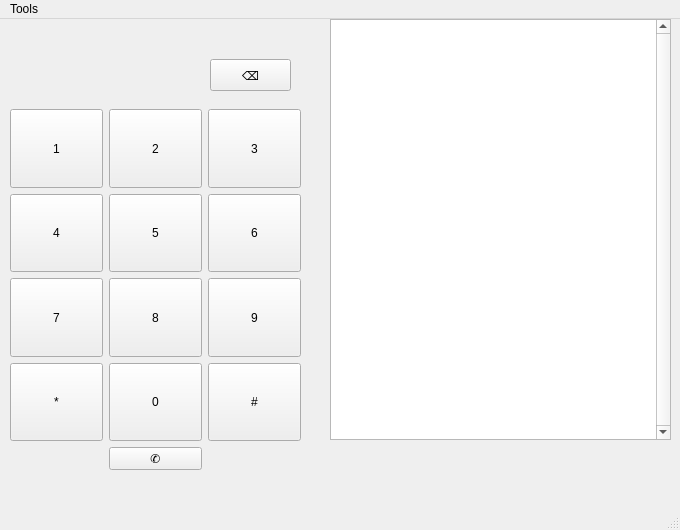
<?xml version="1.0" encoding="UTF-8"?>
<ui version="4.0">
 <class>MainWindow</class>
 <widget class="QMainWindow" name="MainWindow">
  <property name="geometry">
   <rect>
    <x>0</x>
    <y>0</y>
    <width>680</width>
    <height>530</height>
   </rect>
  </property>
  <property name="windowTitle">
   <string>MainWindow</string>
  </property>
  <widget class="QWidget" name="centralwidget">
   <widget class="QTableView" name="tableView">
    <property name="geometry">
     <rect>
      <x>330</x>
      <y>0</y>
      <width>341</width>
      <height>421</height>
     </rect>
    </property>
    <property name="verticalScrollBarPolicy">
     <enum>Qt::ScrollBarAlwaysOn</enum>
    </property>
    <property name="horizontalScrollBarPolicy">
     <enum>Qt::ScrollBarAlwaysOff</enum>
    </property>
    <attribute name="horizontalHeaderVisible">
     <bool>false</bool>
    </attribute>
    <attribute name="verticalHeaderVisible">
     <bool>false</bool>
    </attribute>
   </widget>
   <widget class="QLabel" name="phoneNumberLabel">
    <property name="geometry">
     <rect>
      <x>40</x>
      <y>40</y>
      <width>141</width>
      <height>21</height>
     </rect>
    </property>
    <property name="text">
     <string/>
    </property>
   </widget>
   <widget class="QWidget" name="gridLayoutWidget">
    <property name="geometry">
     <rect>
      <x>10</x>
      <y>90</y>
      <width>291</width>
      <height>361</height>
     </rect>
    </property>
    <layout class="QGridLayout" name="gridLayout">
     <item row="1" column="0">
      <widget class="QPushButton" name="dig4PushButton">
       <property name="sizePolicy">
        <sizepolicy hsizetype="Expanding" vsizetype="Expanding">
         <horstretch>0</horstretch>
         <verstretch>0</verstretch>
        </sizepolicy>
       </property>
       <property name="text">
        <string>4</string>
       </property>
      </widget>
     </item>
     <item row="0" column="2">
      <widget class="QPushButton" name="dig3PushButton">
       <property name="sizePolicy">
        <sizepolicy hsizetype="Expanding" vsizetype="Expanding">
         <horstretch>0</horstretch>
         <verstretch>0</verstretch>
        </sizepolicy>
       </property>
       <property name="text">
        <string>3</string>
       </property>
      </widget>
     </item>
     <item row="2" column="0">
      <widget class="QPushButton" name="dig7PushButton">
       <property name="sizePolicy">
        <sizepolicy hsizetype="Expanding" vsizetype="Expanding">
         <horstretch>0</horstretch>
         <verstretch>0</verstretch>
        </sizepolicy>
       </property>
       <property name="text">
        <string>7</string>
       </property>
      </widget>
     </item>
     <item row="1" column="1">
      <widget class="QPushButton" name="dig5PushButton">
       <property name="sizePolicy">
        <sizepolicy hsizetype="Expanding" vsizetype="Expanding">
         <horstretch>0</horstretch>
         <verstretch>0</verstretch>
        </sizepolicy>
       </property>
       <property name="text">
        <string>5</string>
       </property>
      </widget>
     </item>
     <item row="2" column="1">
      <widget class="QPushButton" name="dig8PushButton">
       <property name="sizePolicy">
        <sizepolicy hsizetype="Expanding" vsizetype="Expanding">
         <horstretch>0</horstretch>
         <verstretch>0</verstretch>
        </sizepolicy>
       </property>
       <property name="text">
        <string>8</string>
       </property>
      </widget>
     </item>
     <item row="0" column="1">
      <widget class="QPushButton" name="dig2PushButton">
       <property name="sizePolicy">
        <sizepolicy hsizetype="Expanding" vsizetype="Expanding">
         <horstretch>0</horstretch>
         <verstretch>0</verstretch>
        </sizepolicy>
       </property>
       <property name="text">
        <string>2</string>
       </property>
      </widget>
     </item>
     <item row="3" column="1">
      <widget class="QPushButton" name="dig0PushButton">
       <property name="sizePolicy">
        <sizepolicy hsizetype="Expanding" vsizetype="Expanding">
         <horstretch>0</horstretch>
         <verstretch>0</verstretch>
        </sizepolicy>
       </property>
       <property name="text">
        <string>0</string>
       </property>
      </widget>
     </item>
     <item row="0" column="0">
      <widget class="QPushButton" name="dig1PushButton">
       <property name="sizePolicy">
        <sizepolicy hsizetype="Expanding" vsizetype="Expanding">
         <horstretch>0</horstretch>
         <verstretch>0</verstretch>
        </sizepolicy>
       </property>
       <property name="text">
        <string>1</string>
       </property>
      </widget>
     </item>
     <item row="2" column="2">
      <widget class="QPushButton" name="dig9PushButton">
       <property name="sizePolicy">
        <sizepolicy hsizetype="Expanding" vsizetype="Expanding">
         <horstretch>0</horstretch>
         <verstretch>0</verstretch>
        </sizepolicy>
       </property>
       <property name="text">
        <string>9</string>
       </property>
      </widget>
     </item>
     <item row="1" column="2">
      <widget class="QPushButton" name="dig6PushButton">
       <property name="sizePolicy">
        <sizepolicy hsizetype="Expanding" vsizetype="Expanding">
         <horstretch>0</horstretch>
         <verstretch>0</verstretch>
        </sizepolicy>
       </property>
       <property name="text">
        <string>6</string>
       </property>
      </widget>
     </item>
     <item row="3" column="0">
      <widget class="QPushButton" name="starPushButton">
       <property name="sizePolicy">
        <sizepolicy hsizetype="Expanding" vsizetype="Expanding">
         <horstretch>0</horstretch>
         <verstretch>0</verstretch>
        </sizepolicy>
       </property>
       <property name="text">
        <string>*</string>
       </property>
      </widget>
     </item>
     <item row="3" column="2">
      <widget class="QPushButton" name="poundPushButton">
       <property name="sizePolicy">
        <sizepolicy hsizetype="Expanding" vsizetype="Expanding">
         <horstretch>0</horstretch>
         <verstretch>0</verstretch>
        </sizepolicy>
       </property>
       <property name="text">
        <string>#</string>
       </property>
      </widget>
     </item>
     <item row="4" column="1">
      <widget class="QPushButton" name="callPushButton">
       <property name="text">
        <string>✆</string>
       </property>
      </widget>
     </item>
    </layout>
   </widget>
   <widget class="QPushButton" name="deletePushButton">
    <property name="geometry">
     <rect>
      <x>210</x>
      <y>40</y>
      <width>81</width>
      <height>32</height>
     </rect>
    </property>
    <property name="text">
     <string>⌫</string>
    </property>
   </widget>
  </widget>
  <widget class="QStatusBar" name="statusbar"/>
  <widget class="QMenuBar" name="menubar">
   <property name="geometry">
    <rect>
     <x>0</x>
     <y>0</y>
     <width>680</width>
     <height>22</height>
    </rect>
   </property>
   <widget class="QMenu" name="menuMenu">
    <property name="title">
     <string>Tools</string>
    </property>
    <addaction name="actionOpen_an_Address_Book"/>
    <addaction name="separator"/>
    <addaction name="actionExit"/>
   </widget>
   <addaction name="menuMenu"/>
  </widget>
  <action name="actionOpen_an_Address_Book">
   <property name="text">
    <string>Open an Address Book...</string>
   </property>
  </action>
  <action name="actionExit">
   <property name="text">
    <string>Exit</string>
   </property>
  </action>
 </widget>
 <resources/>
 <connections/>
</ui>
